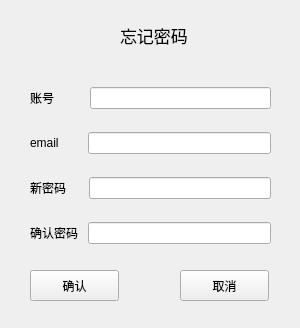
<?xml version="1.0" encoding="UTF-8"?>
<ui version="4.0">
 <class>forget_widget</class>
 <widget class="QWidget" name="forget_widget">
  <property name="geometry">
   <rect>
    <x>0</x>
    <y>0</y>
    <width>300</width>
    <height>328</height>
   </rect>
  </property>
  <property name="windowTitle">
   <string>Form</string>
  </property>
  <property name="styleSheet">
   <string notr="true">QPushButton#confirm_pushButton
{
	border-image:url(:/pic/pic/button_login_normal.png)0 0 0 0 strecth strecth
}
QPushButton#confirm_pushButton:hover
{
	border-image:url(:/pic/pic/button_login_hover.png)0 0 0 0 strecth strecth
}
QPushButton#confirm_pushButton:pressed
{
	border-image:url(:/pic/pic/button_login_down.png)0 0 0 0 strecth strecth
}
QPushButton#cancel_pushButton
{
	border-image:url(:/pic/pic/button_login_normal.png)0 0 0 0 strecth strecth
}
QPushButton#cancel_pushButton:hover
{
	border-image:url(:/pic/pic/button_login_hover.png)0 0 0 0 strecth strecth
}
QPushButton#cancel_pushButton:pressed
{
	border-image:url(:/pic/pic/button_login_down.png)0 0 0 0 strecth strecth
}</string>
  </property>
  <widget class="QPushButton" name="confirm_pushButton">
   <property name="geometry">
    <rect>
     <x>30</x>
     <y>270</y>
     <width>89</width>
     <height>31</height>
    </rect>
   </property>
   <property name="text">
    <string>确认</string>
   </property>
  </widget>
  <widget class="QPushButton" name="cancel_pushButton">
   <property name="geometry">
    <rect>
     <x>180</x>
     <y>270</y>
     <width>89</width>
     <height>31</height>
    </rect>
   </property>
   <property name="text">
    <string>取消</string>
   </property>
  </widget>
  <widget class="QLabel" name="label_5">
   <property name="geometry">
    <rect>
     <x>120</x>
     <y>20</y>
     <width>71</width>
     <height>31</height>
    </rect>
   </property>
   <property name="font">
    <font>
     <pointsize>13</pointsize>
    </font>
   </property>
   <property name="text">
    <string>忘记密码</string>
   </property>
  </widget>
  <widget class="QWidget" name="layoutWidget">
   <property name="geometry">
    <rect>
     <x>30</x>
     <y>70</y>
     <width>241</width>
     <height>191</height>
    </rect>
   </property>
   <layout class="QVBoxLayout" name="verticalLayout">
    <item>
     <layout class="QHBoxLayout" name="horizontalLayout">
      <item>
       <widget class="QLabel" name="label">
        <property name="text">
         <string>账号         </string>
        </property>
       </widget>
      </item>
      <item>
       <widget class="QLineEdit" name="acc_lineEdit"/>
      </item>
     </layout>
    </item>
    <item>
     <layout class="QHBoxLayout" name="horizontalLayout_2">
      <item>
       <widget class="QLabel" name="label_2">
        <property name="text">
         <string>email       </string>
        </property>
       </widget>
      </item>
      <item>
       <widget class="QLineEdit" name="email_lineEdit"/>
      </item>
     </layout>
    </item>
    <item>
     <layout class="QHBoxLayout" name="horizontalLayout_3">
      <item>
       <widget class="QLabel" name="label_3">
        <property name="text">
         <string>新密码     </string>
        </property>
       </widget>
      </item>
      <item>
       <widget class="QLineEdit" name="pass_lineEdit"/>
      </item>
     </layout>
    </item>
    <item>
     <layout class="QHBoxLayout" name="horizontalLayout_4">
      <item>
       <widget class="QLabel" name="label_4">
        <property name="text">
         <string>确认密码 </string>
        </property>
       </widget>
      </item>
      <item>
       <widget class="QLineEdit" name="pass2_lineEdit"/>
      </item>
     </layout>
    </item>
   </layout>
  </widget>
 </widget>
 <resources/>
 <connections>
  <connection>
   <sender>cancel_pushButton</sender>
   <signal>clicked()</signal>
   <receiver>forget_widget</receiver>
   <slot>close()</slot>
   <hints>
    <hint type="sourcelabel">
     <x>207</x>
     <y>240</y>
    </hint>
    <hint type="destinationlabel">
     <x>215</x>
     <y>284</y>
    </hint>
   </hints>
  </connection>
 </connections>
</ui>
